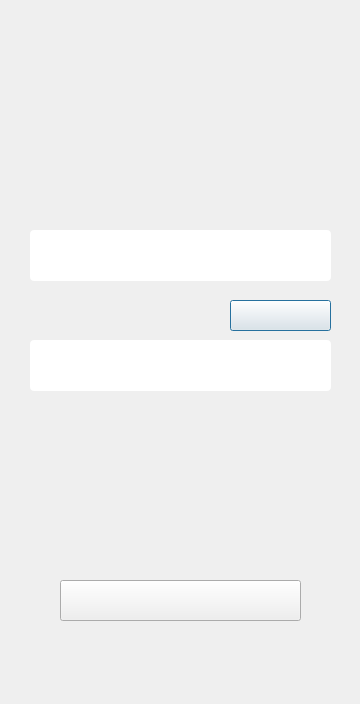
<?xml version="1.0" encoding="UTF-8"?>
<ui version="4.0">
 <class>RegisterDlg</class>
 <widget class="QDialog" name="RegisterDlg">
  <property name="geometry">
   <rect>
    <x>0</x>
    <y>0</y>
    <width>360</width>
    <height>704</height>
   </rect>
  </property>
  <property name="windowTitle">
   <string>Dialog</string>
  </property>
  <property name="styleSheet">
   <string notr="true">background-image: url(:/img/img/bg.jpg);</string>
  </property>
  <widget class="QLineEdit" name="lineEdit_id_enter">
   <property name="geometry">
    <rect>
     <x>30</x>
     <y>230</y>
     <width>301</width>
     <height>51</height>
    </rect>
   </property>
   <property name="styleSheet">
    <string notr="true">#lineEdit_id_enter{
	color: rgb(255, 255, 255);
	border-image: url(:/img/img/black.jpg);
	border-radius:4px}</string>
   </property>
   <property name="placeholderText">
    <string>   Enter your email  address</string>
   </property>
  </widget>
  <widget class="QPushButton" name="pushButton_send_verification_code">
   <property name="geometry">
    <rect>
     <x>230</x>
     <y>300</y>
     <width>101</width>
     <height>31</height>
    </rect>
   </property>
   <property name="cursor">
    <cursorShape>PointingHandCursor</cursorShape>
   </property>
   <property name="styleSheet">
    <string notr="true">border-image: url(:/img/img/send.png);color: rgb(255, 255, 255);</string>
   </property>
   <property name="text">
    <string/>
   </property>
  </widget>
  <widget class="QPushButton" name="register_button">
   <property name="geometry">
    <rect>
     <x>60</x>
     <y>580</y>
     <width>241</width>
     <height>41</height>
    </rect>
   </property>
   <property name="cursor">
    <cursorShape>PointingHandCursor</cursorShape>
   </property>
   <property name="styleSheet">
    <string notr="true">#register_button{
	border-image: url(:/img/img/next.png);
}</string>
   </property>
   <property name="text">
    <string/>
   </property>
  </widget>
  <widget class="QLabel" name="register_status">
   <property name="geometry">
    <rect>
     <x>180</x>
     <y>20</y>
     <width>166</width>
     <height>29</height>
    </rect>
   </property>
   <property name="styleSheet">
    <string notr="true"/>
   </property>
   <property name="text">
    <string/>
   </property>
  </widget>
  <widget class="QWidget" name="verticalLayoutWidget">
   <property name="geometry">
    <rect>
     <x>20</x>
     <y>90</y>
     <width>181</width>
     <height>51</height>
    </rect>
   </property>
   <layout class="QVBoxLayout" name="verticalLayout">
    <item>
     <widget class="QLabel" name="Title">
      <property name="styleSheet">
       <string notr="true">#Title{
	border-image: url(:/img/img/neutalk.png);
}
</string>
      </property>
      <property name="text">
       <string/>
      </property>
     </widget>
    </item>
   </layout>
  </widget>
  <widget class="QLineEdit" name="lineEdit_verification_enter">
   <property name="geometry">
    <rect>
     <x>30</x>
     <y>340</y>
     <width>301</width>
     <height>51</height>
    </rect>
   </property>
   <property name="styleSheet">
    <string notr="true">border-image: url(:/img/img/black.jpg);
color: rgb(255, 255, 255);
border-radius:4px</string>
   </property>
   <property name="placeholderText">
    <string>   Enter the verification code</string>
   </property>
  </widget>
  <zorder>lineEdit_id_enter</zorder>
  <zorder>register_button</zorder>
  <zorder>register_status</zorder>
  <zorder>pushButton_send_verification_code</zorder>
  <zorder>verticalLayoutWidget</zorder>
  <zorder>lineEdit_verification_enter</zorder>
 </widget>
 <resources/>
 <connections/>
</ui>
